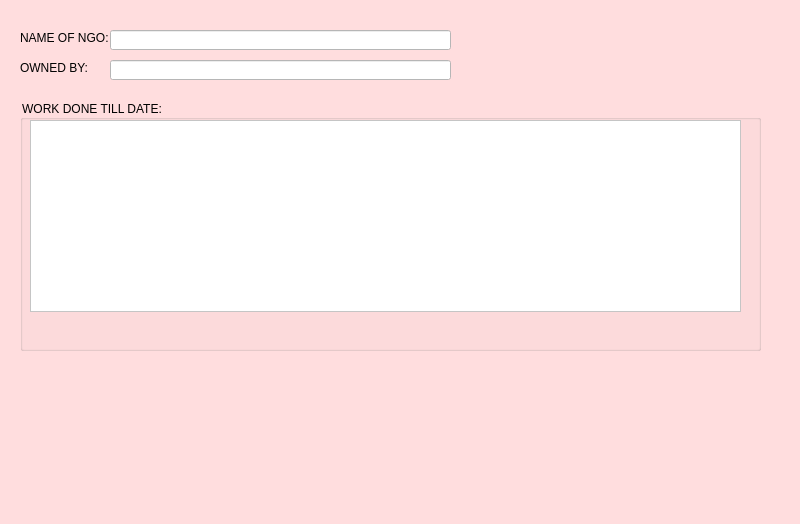
<?xml version="1.0" encoding="UTF-8"?>
<ui version="4.0">
 <class>NGODetails</class>
 <widget class="QMainWindow" name="NGODetails">
  <property name="geometry">
   <rect>
    <x>0</x>
    <y>0</y>
    <width>800</width>
    <height>524</height>
   </rect>
  </property>
  <property name="windowTitle">
   <string>NGO-DETAILS</string>
  </property>
  <property name="styleSheet">
   <string notr="true">background-color: rgb(255, 221, 222);</string>
  </property>
  <widget class="QWidget" name="centralwidget">
   <widget class="QLabel" name="label">
    <property name="geometry">
     <rect>
      <x>20</x>
      <y>30</y>
      <width>91</width>
      <height>16</height>
     </rect>
    </property>
    <property name="text">
     <string>NAME OF NGO:</string>
    </property>
   </widget>
   <widget class="QLabel" name="label_2">
    <property name="geometry">
     <rect>
      <x>20</x>
      <y>60</y>
      <width>71</width>
      <height>16</height>
     </rect>
    </property>
    <property name="text">
     <string>OWNED BY:</string>
    </property>
   </widget>
   <widget class="QLabel" name="label_3">
    <property name="geometry">
     <rect>
      <x>20</x>
      <y>90</y>
      <width>47</width>
      <height>13</height>
     </rect>
    </property>
    <property name="text">
     <string/>
    </property>
   </widget>
   <widget class="QGroupBox" name="groupBox">
    <property name="geometry">
     <rect>
      <x>20</x>
      <y>100</y>
      <width>741</width>
      <height>251</height>
     </rect>
    </property>
    <property name="title">
     <string>WORK DONE TILL DATE:</string>
    </property>
    <widget class="QListWidget" name="listWidget">
     <property name="enabled">
      <bool>false</bool>
     </property>
     <property name="geometry">
      <rect>
       <x>10</x>
       <y>20</y>
       <width>711</width>
       <height>192</height>
      </rect>
     </property>
     <property name="styleSheet">
      <string notr="true">background-color:white;</string>
     </property>
    </widget>
   </widget>
   <widget class="QLineEdit" name="lineEdit">
    <property name="enabled">
     <bool>false</bool>
    </property>
    <property name="geometry">
     <rect>
      <x>110</x>
      <y>30</y>
      <width>341</width>
      <height>20</height>
     </rect>
    </property>
    <property name="styleSheet">
     <string notr="true">background-color:white;</string>
    </property>
   </widget>
   <widget class="QLineEdit" name="lineEdit_2">
    <property name="enabled">
     <bool>false</bool>
    </property>
    <property name="geometry">
     <rect>
      <x>110</x>
      <y>60</y>
      <width>341</width>
      <height>20</height>
     </rect>
    </property>
    <property name="styleSheet">
     <string notr="true">background-color:white;</string>
    </property>
   </widget>
   <widget class="QLabel" name="label_9">
    <property name="geometry">
     <rect>
      <x>20</x>
      <y>400</y>
      <width>131</width>
      <height>51</height>
     </rect>
    </property>
    <property name="text">
     <string/>
    </property>
    <property name="pixmap">
     <pixmap>../Logo.png</pixmap>
    </property>
    <property name="scaledContents">
     <bool>true</bool>
    </property>
   </widget>
  </widget>
  <widget class="QMenuBar" name="menubar">
   <property name="geometry">
    <rect>
     <x>0</x>
     <y>0</y>
     <width>800</width>
     <height>36</height>
    </rect>
   </property>
  </widget>
  <widget class="QStatusBar" name="statusbar"/>
 </widget>
 <resources/>
 <connections/>
</ui>
